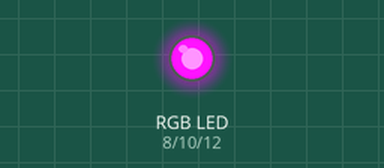
Simulated run of this sketch. Board: Arduino Uno, built with avr-gcc and run on an emulated ATmega328P. Shown: an RGB LED mixed from three pins (HIGH = lit). Random numbers use the default seed unless the sketch sets one.

Above: at 0.1 s.
At 5.1 s:
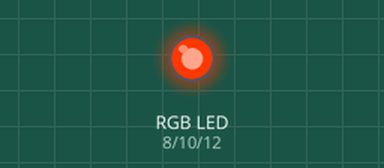
At 9.6 s:
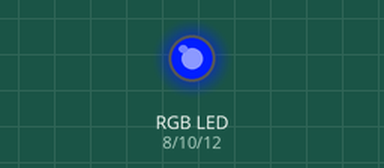
At 19.1 s:
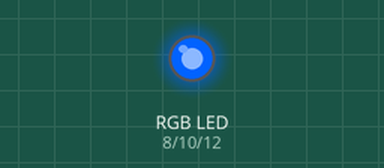
At 29.6 s:
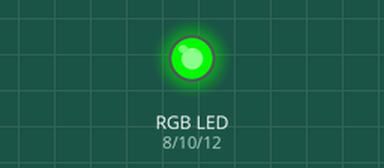
At 39.1 s:
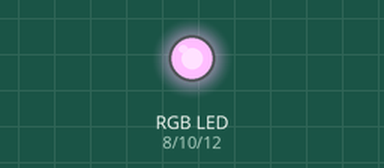
Timing chart, 0 to 40.0 s (numbered marks = the images above):
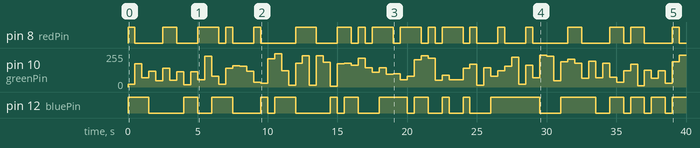

The sketch:

LED_RGB.ino
```cpp
/* Projeto: Sketch para mostrar o uso simples de um LED RGB;
 * Autor: Danilo Dutra;
 * Itens: LED RGB, Protoboard, jumpers e fios, Arduino UNO;
 */

const int redPin = 8; // Define o pino digital 8 para o LED Vermelho
const int greenPin = 10; // Define o pino digital 10 para o LED Verde
const int bluePin = 12; // Define o pino digital 12 para o LED Azul

void setup() {}

void loop() {
  analogWrite(redPin, random(0,255)); // Sorteia um número randômico entre 0 e 255;
  analogWrite(greenPin, random(0,255)); // Sorteia um número randômico entre 0 e 255;
  analogWrite(bluePin, random(0,255)); // Sorteia um número randômico entre 0 e 255;
  delay(500); // Delay de 500 milisegundos
}
```

Measured:
- by itself, pin 8 (redPin): LOW → HIGH at 0.00 s, → LOW 0.50 s later, → HIGH 2.0 s later, → LOW 1.0 s later, … (38 changes in this stretch)
- by itself, pin 12 (bluePin): LOW → HIGH at 0.00 s, → LOW 1.5 s later, → HIGH 2.5 s later, → LOW 1.0 s later, … (33 changes in this stretch)
- by itself, pin 10 (greenPin): 0/255 → 19/255 at 0.00 s, → 175/255 0.50 s later, → 68/255 0.50 s later, → 120/255 0.50 s later, … (80 changes in this stretch)
